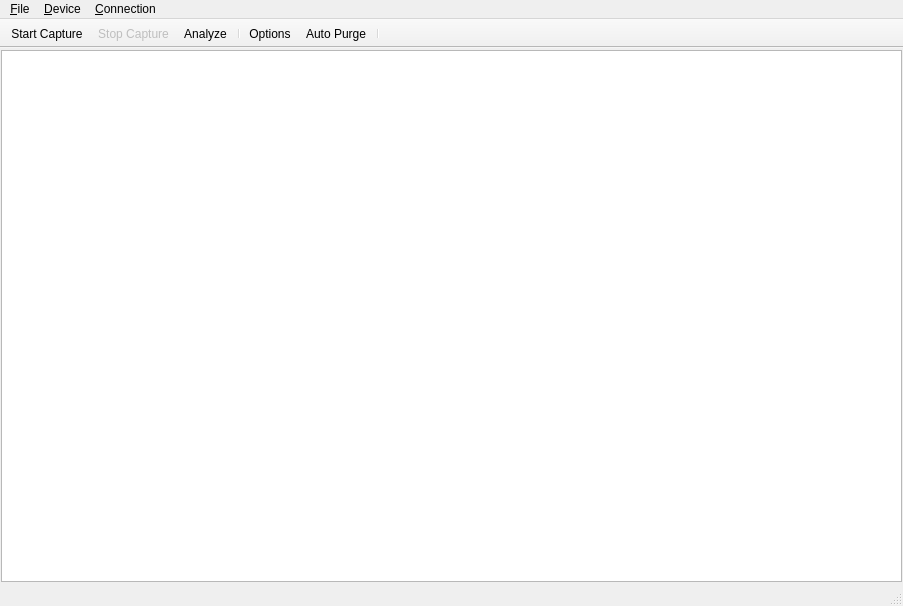
<?xml version="1.0" encoding="UTF-8"?>
<ui version="4.0">
 <class>MainWindow</class>
 <widget class="QMainWindow" name="MainWindow">
  <property name="geometry">
   <rect>
    <x>0</x>
    <y>0</y>
    <width>903</width>
    <height>606</height>
   </rect>
  </property>
  <property name="windowTitle">
   <string comment="Analyzes IP traffic">IPAnalyzer</string>
  </property>
  <property name="toolButtonStyle">
   <enum>Qt::ToolButtonTextBesideIcon</enum>
  </property>
  <property name="dockOptions">
   <set>QMainWindow::AnimatedDocks</set>
  </property>
  <property name="unifiedTitleAndToolBarOnMac">
   <bool>false</bool>
  </property>
  <widget class="QWidget" name="centralwidget">
   <layout class="QGridLayout">
    <property name="leftMargin">
     <number>1</number>
    </property>
    <property name="topMargin">
     <number>2</number>
    </property>
    <property name="rightMargin">
     <number>1</number>
    </property>
    <property name="bottomMargin">
     <number>2</number>
    </property>
    <item row="0" column="0">
     <widget class="QTreeView" name="view">
      <property name="autoScroll">
       <bool>false</bool>
      </property>
      <property name="showDropIndicator" stdset="0">
       <bool>false</bool>
      </property>
      <property name="alternatingRowColors">
       <bool>true</bool>
      </property>
      <property name="iconSize">
       <size>
        <width>32</width>
        <height>32</height>
       </size>
      </property>
      <property name="rootIsDecorated">
       <bool>false</bool>
      </property>
      <property name="uniformRowHeights">
       <bool>true</bool>
      </property>
      <property name="itemsExpandable">
       <bool>false</bool>
      </property>
      <property name="allColumnsShowFocus">
       <bool>true</bool>
      </property>
      <property name="expandsOnDoubleClick">
       <bool>false</bool>
      </property>
      <attribute name="headerStretchLastSection">
       <bool>true</bool>
      </attribute>
     </widget>
    </item>
   </layout>
  </widget>
  <widget class="QMenuBar" name="menubar">
   <property name="geometry">
    <rect>
     <x>0</x>
     <y>0</y>
     <width>903</width>
     <height>25</height>
    </rect>
   </property>
   <widget class="QMenu" name="menuDevice">
    <property name="title">
     <string>&amp;Device</string>
    </property>
    <addaction name="actionStart"/>
    <addaction name="actionStop"/>
   </widget>
   <widget class="QMenu" name="menuConnection">
    <property name="title">
     <string>&amp;Connection</string>
    </property>
    <addaction name="actionAnalyze"/>
    <addaction name="actionPurge"/>
    <addaction name="actionCloseConnection"/>
   </widget>
   <widget class="QMenu" name="menuFile">
    <property name="title">
     <string>&amp;File</string>
    </property>
    <addaction name="actionOptions"/>
    <addaction name="separator"/>
    <addaction name="actionExit"/>
   </widget>
   <addaction name="menuFile"/>
   <addaction name="menuDevice"/>
   <addaction name="menuConnection"/>
  </widget>
  <widget class="QStatusBar" name="statusbar"/>
  <widget class="QToolBar" name="toolBar">
   <property name="windowTitle">
    <string>toolBar</string>
   </property>
   <property name="movable">
    <bool>false</bool>
   </property>
   <attribute name="toolBarArea">
    <enum>TopToolBarArea</enum>
   </attribute>
   <attribute name="toolBarBreak">
    <bool>false</bool>
   </attribute>
   <addaction name="actionStart"/>
   <addaction name="actionStop"/>
   <addaction name="actionAnalyze"/>
   <addaction name="separator"/>
   <addaction name="actionOptions"/>
   <addaction name="actionAuto_Purge"/>
   <addaction name="separator"/>
  </widget>
  <action name="actionStart">
   <property name="enabled">
    <bool>true</bool>
   </property>
   <property name="icon">
    <iconset resource="../res/images.qrc">
     <normaloff>:/control/start.png</normaloff>
     <normalon>:/control/start.png</normalon>:/control/start.png</iconset>
   </property>
   <property name="text">
    <string>&amp;Start Capture</string>
   </property>
   <property name="statusTip">
    <string>Start Capturing on Selected Interface</string>
   </property>
  </action>
  <action name="actionStop">
   <property name="enabled">
    <bool>false</bool>
   </property>
   <property name="icon">
    <iconset resource="../res/images.qrc">
     <normaloff>:/control/stop.png</normaloff>:/control/stop.png</iconset>
   </property>
   <property name="text">
    <string>&amp;Stop Capture</string>
   </property>
   <property name="statusTip">
    <string>Stop Capturing on Selected Interface</string>
   </property>
  </action>
  <action name="actionAnalyze">
   <property name="icon">
    <iconset resource="../res/images.qrc">
     <normaloff>:/net/dialog-information.png</normaloff>:/net/dialog-information.png</iconset>
   </property>
   <property name="text">
    <string>&amp;Analyze</string>
   </property>
   <property name="statusTip">
    <string>Analyze Selected Connection</string>
   </property>
  </action>
  <action name="actionOptions">
   <property name="icon">
    <iconset resource="../res/images.qrc">
     <normaloff>:/file/system-run.png</normaloff>:/file/system-run.png</iconset>
   </property>
   <property name="text">
    <string>&amp;Options</string>
   </property>
   <property name="statusTip">
    <string>Open Option Dialog</string>
   </property>
  </action>
  <action name="actionExit">
   <property name="icon">
    <iconset resource="../res/images.qrc">
     <normaloff>:/file/application-exit.png</normaloff>:/file/application-exit.png</iconset>
   </property>
   <property name="text">
    <string>E&amp;xit</string>
   </property>
   <property name="statusTip">
    <string>Exit Application</string>
   </property>
   <property name="shortcut">
    <string>Alt+X</string>
   </property>
  </action>
  <action name="actionPurge">
   <property name="icon">
    <iconset resource="../res/images.qrc">
     <normaloff>:/net/purge.png</normaloff>:/net/purge.png</iconset>
   </property>
   <property name="text">
    <string>&amp;Purge Dead</string>
   </property>
   <property name="statusTip">
    <string>Purge Dead Connections</string>
   </property>
  </action>
  <action name="actionAuto_Purge">
   <property name="checkable">
    <bool>true</bool>
   </property>
   <property name="icon">
    <iconset resource="../res/images.qrc">
     <normaloff>:/net/purge.png</normaloff>:/net/purge.png</iconset>
   </property>
   <property name="text">
    <string>Auto Purge</string>
   </property>
   <property name="statusTip">
    <string>Automatically Purge Dead Connections</string>
   </property>
  </action>
  <action name="actionCloseConnection">
   <property name="text">
    <string>Close Connection</string>
   </property>
  </action>
 </widget>
 <resources>
  <include location="../res/images.qrc"/>
 </resources>
 <connections>
  <connection>
   <sender>actionExit</sender>
   <signal>triggered()</signal>
   <receiver>MainWindow</receiver>
   <slot>close()</slot>
   <hints>
    <hint type="sourcelabel">
     <x>-1</x>
     <y>-1</y>
    </hint>
    <hint type="destinationlabel">
     <x>399</x>
     <y>299</y>
    </hint>
   </hints>
  </connection>
 </connections>
</ui>
